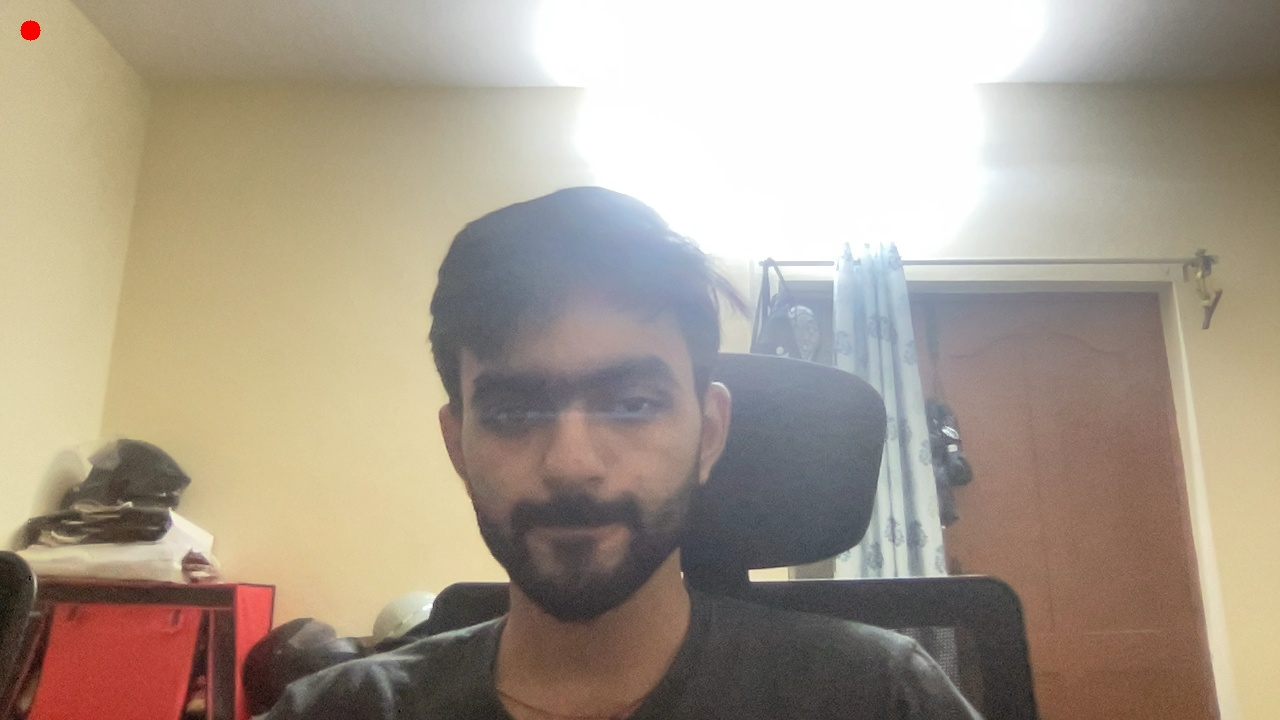
#> input picture input/frame_0.jpg, 1280 x 720 px, given in place of the camera
$ python draw_real_time_big_contours.py
#> lines starting #> are read from the running program, lines starting #| are printed output that depends on the picture; after the words box and inside, x2 and y2 are one past the last pixel; in counts of white or black regions, pixels touching at a corner belong together
#> in capture_from_video_feed, frame is the input picture: shape (720, 1280, 3); mean B, G, R 139.7, 155.2, 167.4
import cv2
import numpy as np

def is_square_or_rectangle(contour, epsilon_factor=0.04):
    """
    Determines if a contour is a square or rectangle.

    Args:
    - contour: The contour to check.
    - epsilon_factor: Factor for approxPolyDP accuracy.

    Returns:
    - True if the contour is square or rectangle, False otherwise.
    """
    # Approximate the contour to a simpler shape
    peri = cv2.arcLength(contour, True)
    approx = cv2.approxPolyDP(contour, epsilon_factor * peri, True)

    # Squares and rectangles have 4 vertices
    if len(approx) == 4:
        # Optionally, check if the shape is approximately a square (all sides are equal)
        (x, y, w, h) = cv2.boundingRect(approx)
        aspect_ratio = w / float(h)
        if 0.95 <= aspect_ratio <= 1.05:
            return True  # More likely a square due to aspect ratio
        return True  # Treat as rectangle/square without strict aspect ratio check
    return False

def process_frame_for_large_contours(frame, specific_area=150000):
#> called with specific_area = 50000
    gray = cv2.cvtColor(frame, cv2.COLOR_BGR2GRAY)
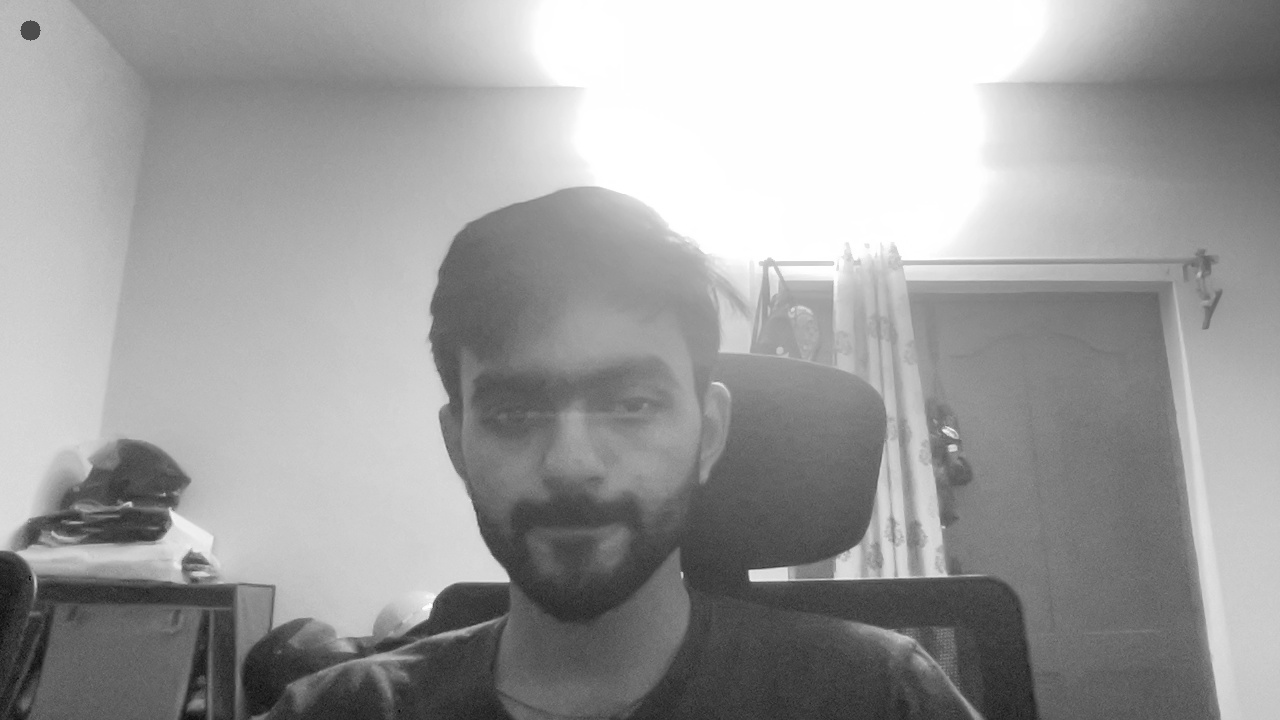
#> gray: shape (720, 1280); min 5, max 255, mean 157.1

    # Calculate the minimum and maximum pixel values in the grayscale image
    min_val = np.min(gray)
#> min_val = 5
    max_val = np.max(gray)
#> max_val = 255

    # Perform contrast adjustment
    alpha = 255.0 / (max_val - min_val)
#> alpha = 1.02
    beta = -min_val * alpha
#> beta = 256

    adjusted_image = cv2.convertScaleAbs(gray, alpha=alpha, beta=beta)
#> adjusted_image: shape (720, 1280); every value is 255

    img_blur = cv2.GaussianBlur(adjusted_image,(5,5),3)
    img_canny = cv2.Canny(img_blur,3,3)
#> img_canny: shape (720, 1280); every value is 0
    cv2.imshow("blur",img_canny)
    img_copy = frame.copy()

    # Convert to black and white
    # _, bw = cv2.threshold(gray, 127, 255, cv2.THRESH_BINARY)
    _, thresh = cv2.threshold(gray, 127, 255, cv2.THRESH_BINARY)
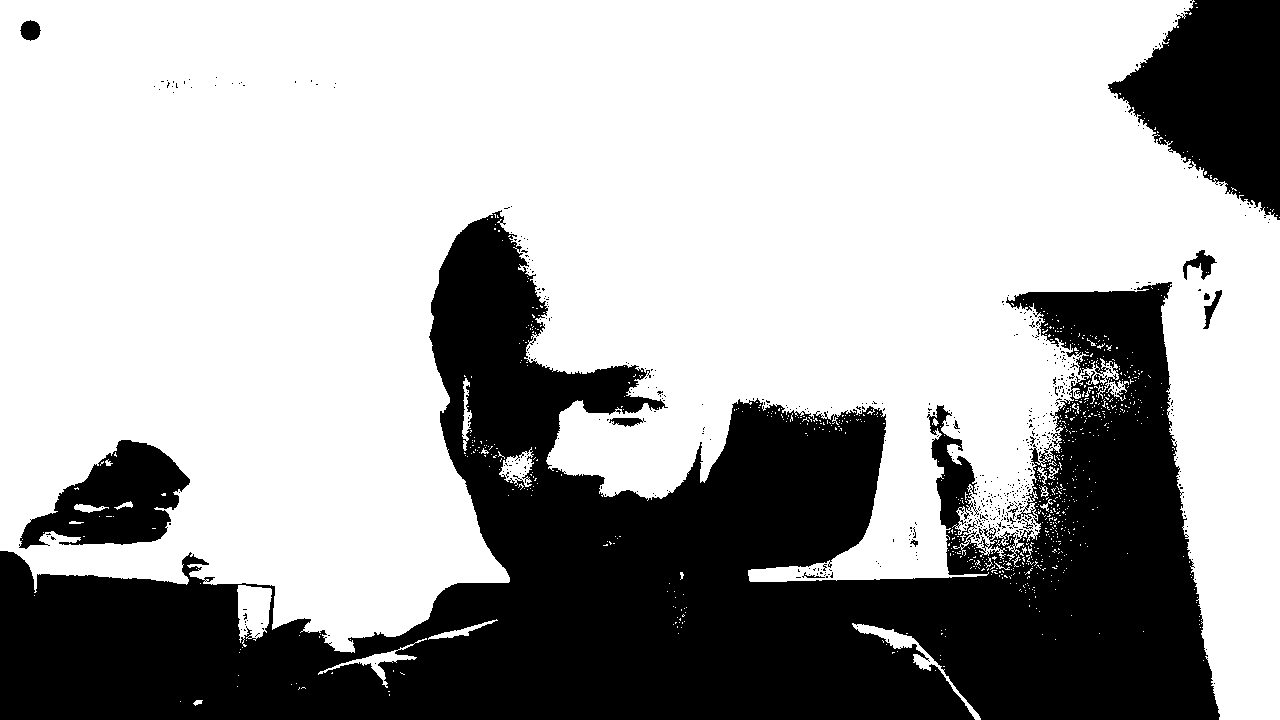
#> thresh: shape (720, 1280); 66.5% white; 542 black regions (528 under 20 px), largest, box (x1, y1, x2, y2) and area: (0, 210, 1220, 720) 272449, (1108, 0, 1280, 220) 23241, (19, 440, 190, 549) 10060
    contours, _ = cv2.findContours(img_canny, cv2.RETR_LIST, cv2.CHAIN_APPROX_SIMPLE)
#> contours = []

    big_square_contour_found = False

    contour_img = img_copy #np.copy(frame)
    for contour in contours:
        area = cv2.contourArea(contour)
        if True and (area > specific_area and is_square_or_rectangle(contour)):
            M = cv2.moments(contour)
            if M["m00"] != 0:
                cx = int(M["m10"] / M["m00"])
                cy = int(M["m01"] / M["m00"])
                cv2.drawContours(contour_img, [contour], -1, (0, 255, 0), 3)
                cv2.putText(contour_img, f"Area: {area}", (cx, cy), cv2.FONT_HERSHEY_SIMPLEX, 0.5, (255, 255, 255), 1)
                cv2.putText(contour_img, "Square/Rect", (cx, cy + 15), cv2.FONT_HERSHEY_SIMPLEX, 0.5, (255, 0, 0), 1)
                big_square_contour_found = True
#> this loop made 0 passes

    return contour_img,big_square_contour_found

def capture_from_video_feed():
    cap = cv2.VideoCapture(0)

    if not cap.isOpened():
        print("Error: Could not open video feed.")
        return

    last_valid_frame = None

    while True:
        ret, frame = cap.read()
        if not ret:
            break

        processed_frame,big_square_contour_found = process_frame_for_large_contours(frame, specific_area=50000)
#> big_square_contour_found = False

        # Update last_valid_frame if criteria met
        if big_square_contour_found:
            last_valid_frame = processed_frame
        # If no valid frame yet, use a black placeholder
        if last_valid_frame is None:
            last_valid_frame = processed_frame

        if big_square_contour_found:
            # cv2.imshow("Processed Video Feed", processed_frame)
            last_valid_frame = processed_frame


        # Combine the original frame (left) and the processed/last valid frame (right)
        combined_frame = np.hstack((frame, last_valid_frame))
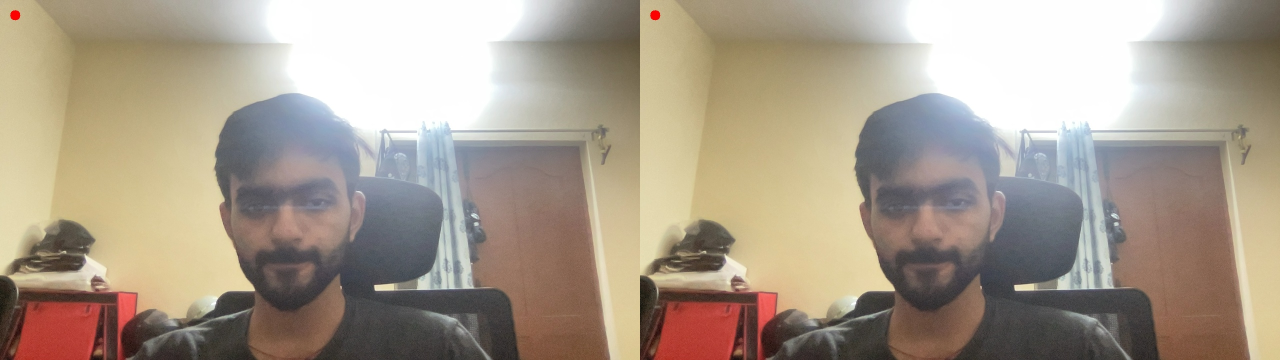
#> combined_frame: shape (720, 2560, 3) (shown at 1/2 size); mean B, G, R 139.7, 155.2, 167.4

        # Show the combined frame
        cv2.imshow("Real-time Feed vs. Filtered Feed", combined_frame)

        if cv2.waitKey(1) & 0xFF == ord('q'):
#> (key q is pressed here)
            break

    cap.release()
    cv2.destroyAllWindows()

capture_from_video_feed()
